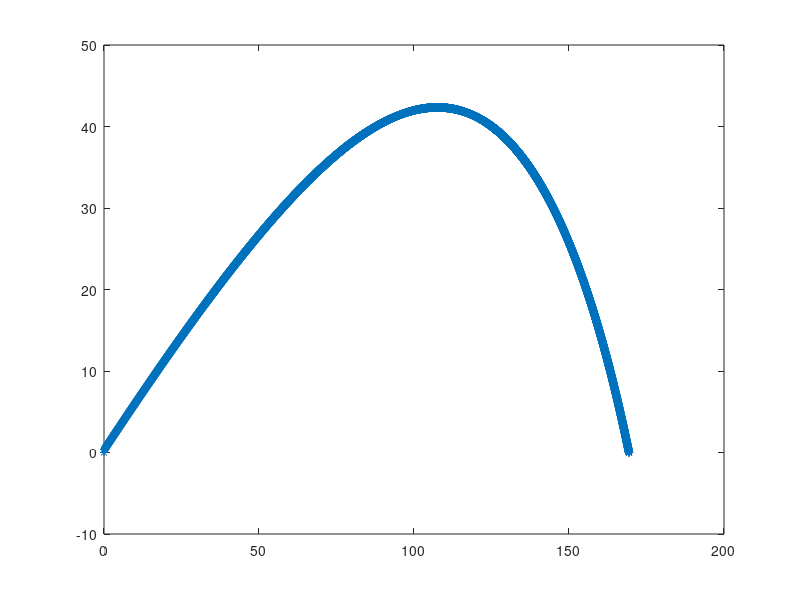

Here is the MATLAB script that generated this plot:
%
%
% Movimento de Projetil Sob Arrasto Aerodinâmico Quadrático
%
% Aula de 09/03/2016
%
% Equações Governantes : m d([v_i v_j]') / dt = -m [0 g_j] - Ca [v_i v_j]' [v_i v_j] 
%
% Solução Via Método de Euler / Diferenças Difinitas
% 			  
%

clear
clc

format long ;

function wx = fx(Ca, vy, vx, m, mi)
	wx = - (1./ m) * Ca * ( sqrt(vx*vx + vy*vy) * vx) - mi * vx ;
endfunction

function wy = fy(Ca, vy, vx, g, m, mi)
	wy = -g - (1./ m) * Ca * ( sqrt(vx*vx + vy*vy) * vy)  - mi * vy;
endfunction

function zx = gx(vx)
	zx = vx ;
endfunction

function zy = gy(vy)
	zy = vy ;
endfunction


% Dados - Caso 1
m     = 0.010 ;
Ca    = 0.00010 ;
mi    = 18.68e-6 ;
g      = 9.80 ;

% Iniciando Integração --- Condições e Parâmetros Iniciais


h   = 0.001 ;
t0  = 0 ;
x0  = 0 ;
y0  = 0.3 ;
V0    = 100.0 ;
tetha = 3.14159 * 30.00 / 180.0 ;
vx0 = V0 * cos(tetha) ;
vy0 = V0 * sin(tetha) ;

i   = 1;

 t  = t0 ;
 x  = x0 ;
 y  = y0 ;
 vx = vx0 ;
 vy = vy0 ;

while ( y > 0.0001 )



 	k11  = h * fx( Ca, vy, vx, m, mi ) ;
 	k12  = h * fy( Ca, vy, vx, g, m, mi ) ;
 	k13  = h * gx( vx ) ;
 	k14  = h * gy( vy ) ;

	t = t + 0.5 * h ;

 	k21  = h * fx( Ca, vy + 0.5 * k12, vx + 0.5 * k11, m, mi ) ;
 	k22  = h * fy( Ca, vy + 0.5 * k12, vx + 0.5 * k11, g, m, mi ) ;
 	k23  = h * gx( vx + 0.5 * k11 ) ;
 	k24  = h * gy( vy + 0.5 * k12 ) ;


 	k31  = h * fx( Ca, vy + 0.5 * k22, vx + 0.5 * k21, m, mi ) ;
 	k32  = h * fy( Ca, vy + 0.5 * k22, vx + 0.5 * k21, g, m, mi ) ;
 	k33  = h * gx( vx + 0.5 * k21 ) ;
 	k34  = h * gy( vy + 0.5 * k22 ) ;

	t = t + 0.5 * h ;

 	k41  = h * fx( Ca, vy + k32, vx + k31, m, mi ) ;
 	k42  = h * fy( Ca, vy + k32, vx + k31, g, m, mi ) ;
 	k43  = h * gx( vx + k31 ) ;
 	k44  = h * gy( vy + k32 ) ;


 	vx = vx + (1.0/6.0) * ( 1.0 * k11 + 2.0 * k21 + 2.0 * k31 + 1.0 * k41 ) ;
 	vy = vy + (1.0/6.0) * ( 1.0 * k12 + 2.0 * k22 + 2.0 * k32 + 1.0 * k42 ) ;
 	x  =  x + (1.0/6.0) * ( 1.0 * k13 + 2.0 * k23 + 2.0 * k33 + 1.0 * k43 ) ;
 	y  =  y + (1.0/6.0) * ( 1.0 * k14 + 2.0 * k24 + 2.0 * k34 + 1.0 * k44 ) ;    
  

 	i = i + 1 ;
 	tempo(i)  = t ;
 	posicx(i) = x ;
 	posicy(i) = y ;
%%

endwhile


% Saidas
disp(" ========================================================= ")
disp(" Movimento de Projetil Sob Arrasto Aerodinamico Quadratico ")
disp(" ========================================================= ")
disp(" Dados : ")
disp(" ======= ")
disp(" Massa : "), disp(m)
disp(" Aceleração da Gravidade : "), disp(g)
disp(" Coef. de Amortecimento : "), disp(Ca)
disp(" Condicoes Iniciais : ")
disp(" Velocidade Inicial : "), disp(V0)
disp(" Angulo de Disparo [graus] : "), disp(180 * tetha / pi) ;
disp(" =========================== ")
disp(" Saida : ")
disp(" ======= ")
disp(" Alcance : "), disp(x);

% Plotando
figure(1);
plot ( posicx, posicy, '*');